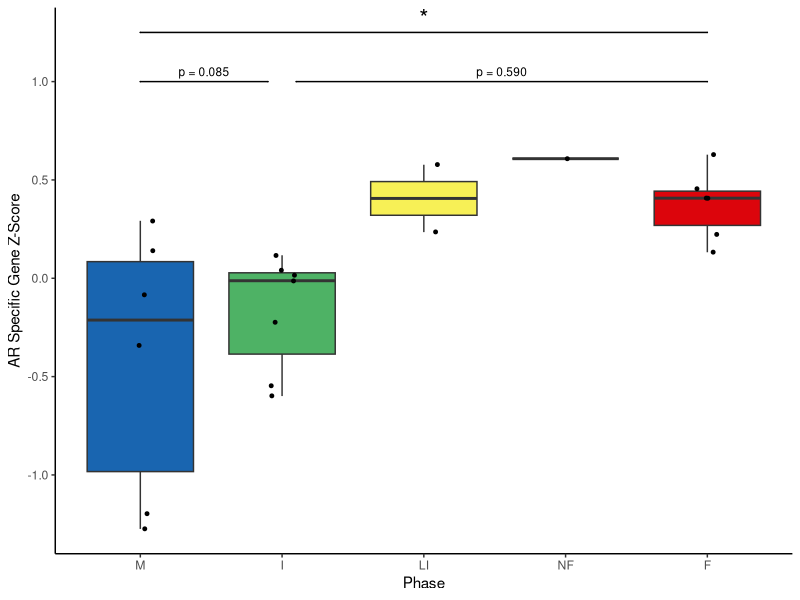
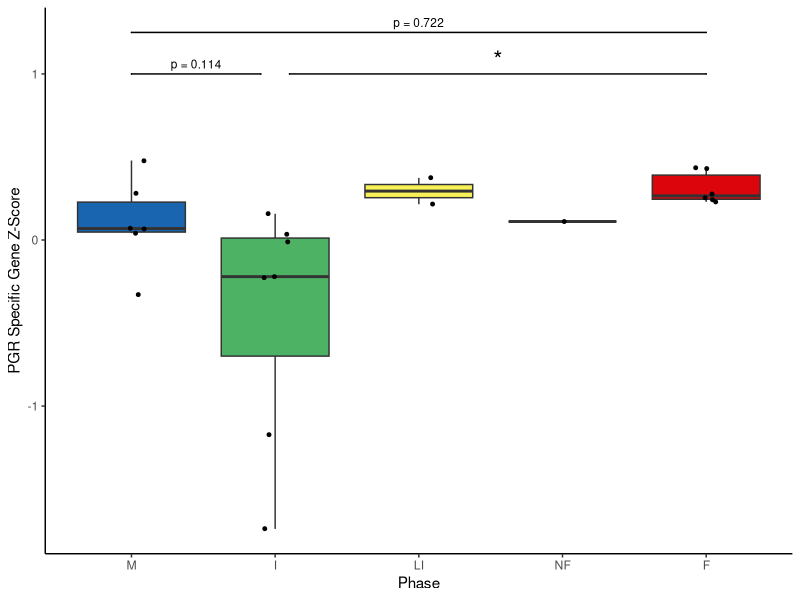
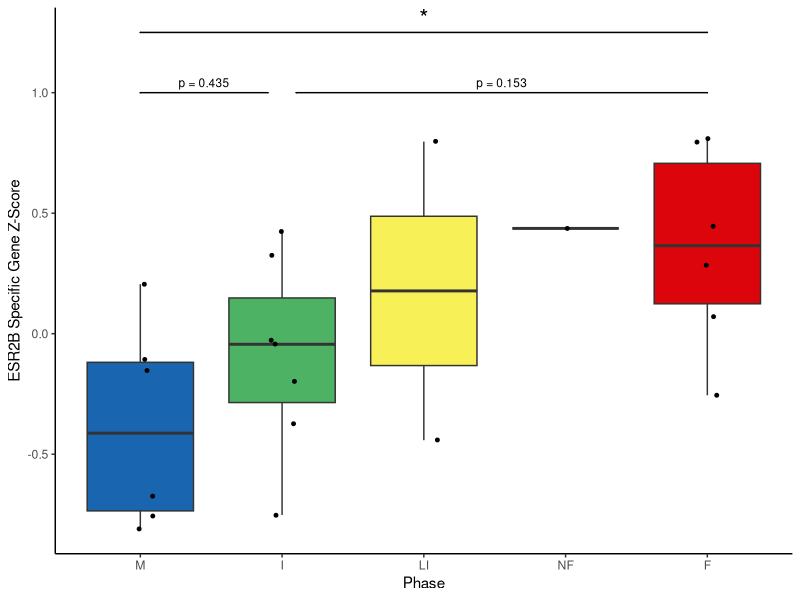
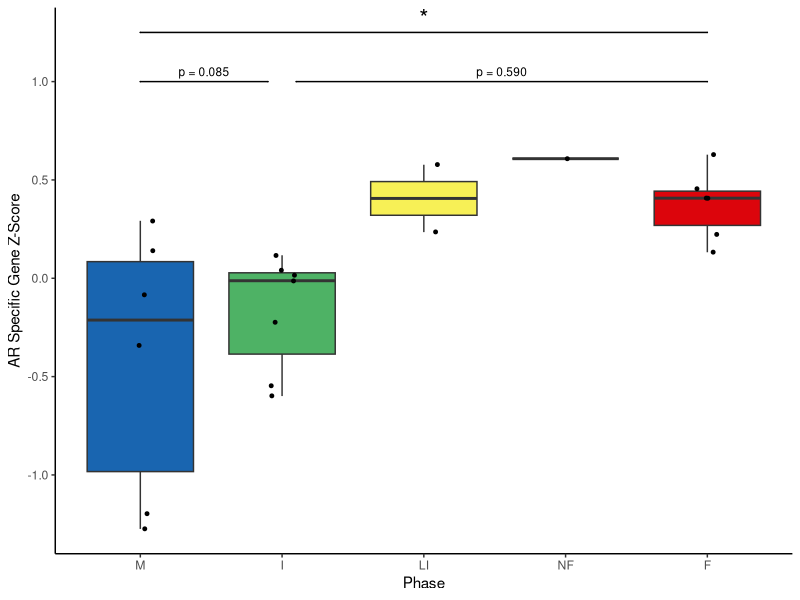
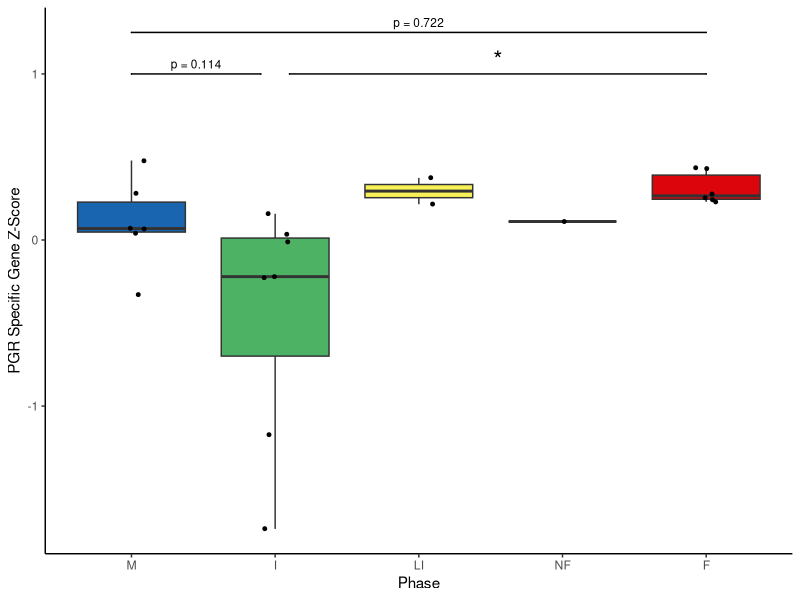

The R script that drew these images, in order:
library(ggplot2)
library(tidyverse)
library(ggsignif)

clust_6 = read.csv("Manuscript/cluster_6_steroid_receptor_activity_scores_WITH_SPECIFIC.csv")

clust_6_grouped = clust_6%>%
  group_by(individual, group)%>%
  summarize(mean_esr2b = mean(ESR2B_specific_score),
            se_esr2b = sd(ESR2B_specific_score)/sqrt(n()),
            mean_ar = mean(AR_specific_score),
            se_ar = sd(AR_specific_score)/sqrt(n()),
            mean_pgr = mean(PGR_specific_score),
            se_pgr = sd(PGR_specific_score)/sqrt(n()))

clust_6_grouped$group = factor(clust_6_grouped$group, levels = c('M',
                                                                 'I',
                                                                 'LI',
                                                                 'NF',
                                                                 'F'))
  colors = c('#1965B0', '#4EB265', '#F7F056', '#7BAFDE', '#DC050C')

esr2b =ggplot(clust_6_grouped, aes(x = group, 
                            y = mean_esr2b,
                            fill = group))+
  geom_boxplot(outlier.shape = NA)+
    geom_point(size     = 1,
               position = position_jitter(width = 0.1, seed = 42)) +
    scale_x_discrete(drop = FALSE) +
    scale_fill_manual(values = colors) +
    theme_classic() +
      theme(legend.position = 'none')+
  labs(y = "ESR2B Specific Gene Z-Score",x = 'Phase')+
  geom_signif(xmin = 1, xmax = 5,
                        y_position = 1.25,
                        annotation = '*',
                        color      = 'black', tip_length = c(0, 0),
                        textsize   = 6)+

  geom_signif(xmin = 1, xmax = 1.9,
                        y_position = 1,
                        annotation = 'p = 0.435',
                        color      = 'black', tip_length = c(0, 0),
                        textsize   = 3)+
    geom_signif(xmin = 2.1, xmax = 5,
                        y_position = 1,
                        annotation = 'p = 0.153',
                        color      = 'black', tip_length = c(0, 0),
                        textsize   = 3)
  

"
I-F - 0.1534015

M-F 0.0174705

M-I  0.4347995
"

ggsave(plot = esr2b,
       file = "esr2b_specific_targets_6.svg",
       device = "svg",
       units = "in",
       width = 2,
       height = 2,
       path = '/Users/ggraham/Desktop/multiome_poa/Manuscript/Plots/')


ar =ggplot(clust_6_grouped, aes(x = group, 
                            y = mean_ar,
                            fill = group))+
  geom_boxplot(outlier.shape = NA)+
    geom_point(size     = 1,
               position = position_jitter(width = 0.1, seed = 42)) +
    scale_x_discrete(drop = FALSE) +
    scale_fill_manual(values = colors) +
    theme_classic() +
      theme(legend.position = 'none')+
  labs(y = "AR Specific Gene Z-Score",x = 'Phase')+
  geom_signif(xmin = 1, xmax = 5,
                        y_position = 1.25,
                        annotation = '*',
                        color      = 'black', tip_length = c(0, 0),
                        textsize   = 6)+

  geom_signif(xmin = 1, xmax = 1.9,
                        y_position = 1,
                        annotation = 'p = 0.085',
                        color      = 'black', tip_length = c(0, 0),
                        textsize   = 3)+
    geom_signif(xmin = 2.1, xmax = 5,
                        y_position = 1,
                        annotation = 'p = 0.590',
                        color      = 'black', tip_length = c(0, 0),
                        textsize   = 3)

ar
"
I-F  0.08504682

M-F - 0.01534851

M-I  0.58965971
"

ggsave(plot = ar,
       file = "ar_specific_targets_6.svg",
       device = "svg",
       units = "in",
       width = 2,
       height = 2,
       path = '/Users/ggraham/Desktop/multiome_poa/Manuscript/Plots/')

pgr =ggplot(clust_6_grouped, aes(x = group, 
                            y = mean_pgr,
                            fill = group))+
  geom_boxplot(outlier.shape = NA)+
    geom_point(size     = 1,
               position = position_jitter(width = 0.1, seed = 42)) +
    scale_x_discrete(drop = FALSE) +
    scale_fill_manual(values = colors) +
    theme_classic() +
      theme(legend.position = 'none')+
  labs(y = "PGR Specific Gene Z-Score",x = 'Phase')+
  geom_signif(xmin = 1, xmax = 5,
                        y_position = 1.25,
                        annotation = 'p = 0.722',
                        color      = 'black', tip_length = c(0, 0),
                        textsize   = 3)+

  geom_signif(xmin = 1, xmax = 1.9,
                        y_position = 1,
                        annotation = 'p = 0.114',
                        color      = 'black', tip_length = c(0, 0),
                        textsize   = 3)+
    geom_signif(xmin = 2.1, xmax = 5,
                        y_position = 1,
                        annotation = '*',
                        color      = 'black', tip_length = c(0, 0),
                        textsize   = 6)
pgr
"
I-F 0.02448413

M-F 0.72228253

M-I   0.11362804
"

ggsave(plot = pgr,
       file = "pgr_specific_targets_6.svg",
       device = "svg",
       units = "in",
       width = 2,
       height = 2,
       path = '/Users/ggraham/Desktop/multiome_poa/Manuscript/Plots/')
